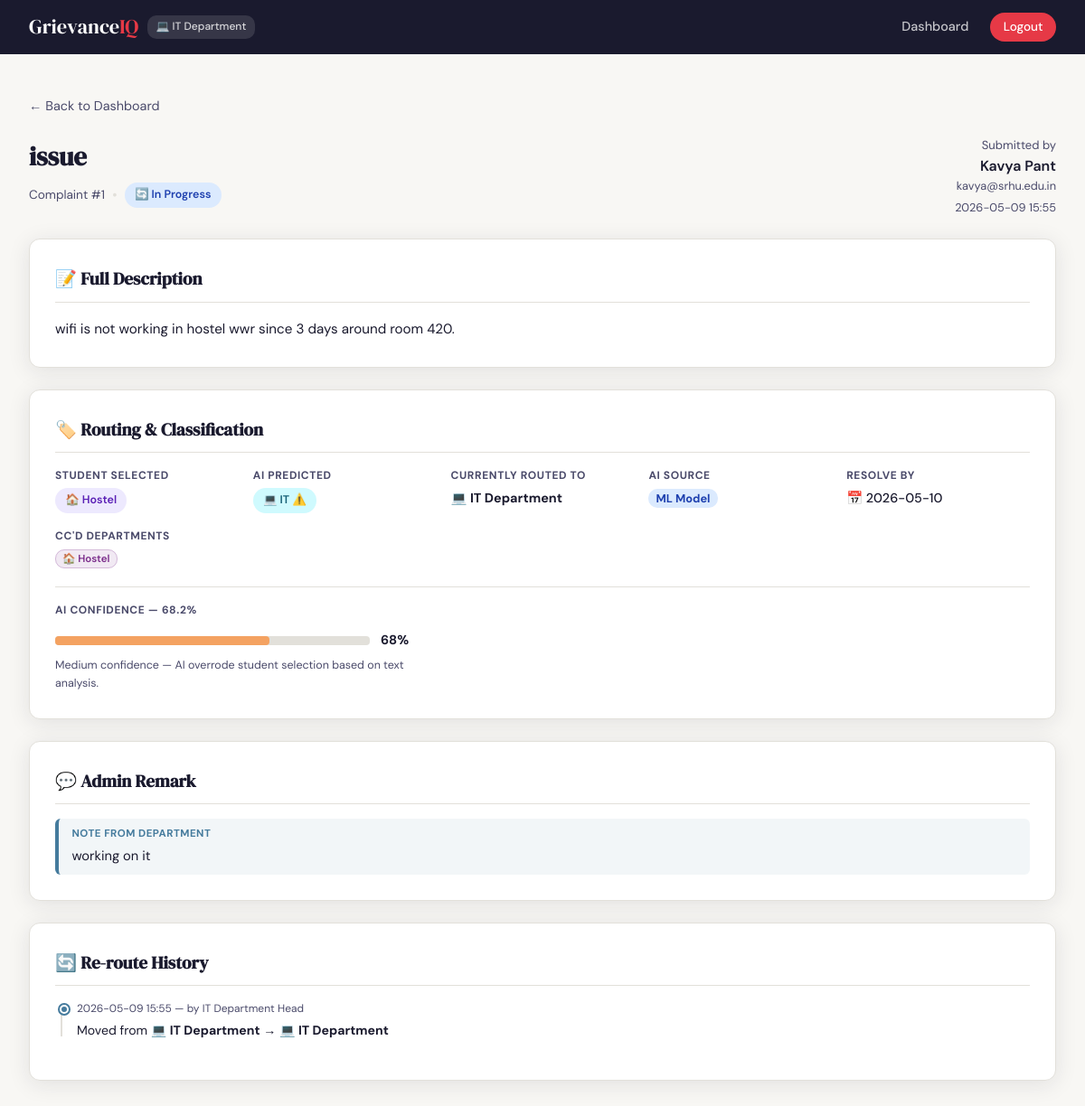
/complaint/1 (signed in), run on the app's committed database.
### tables this page shows
CREATE TABLE complaints (
        id             INTEGER PRIMARY KEY AUTOINCREMENT,
        title          TEXT    NOT NULL,
        description    TEXT    NOT NULL,
        category       TEXT    NOT NULL,
        ai_category    TEXT    NOT NULL,
        ai_confidence  REAL    DEFAULT 0.0,
        ai_source      TEXT    DEFAULT 'keyword_fallback',
        routed_to      TEXT    NOT NULL,
        status         TEXT    NOT NULL DEFAULT 'Pending',
        attachment     TEXT    DEFAULT NULL,
        admin_remark   TEXT    DEFAULT NULL,
        resolve_by     TEXT    DEFAULT NULL,
        is_overdue     INTEGER DEFAULT 0,
        user_id        INTEGER NOT NULL,
        submitted_at   TEXT    NOT NULL,
        FOREIGN KEY(user_id) REFERENCES users(id)
    );

CREATE TABLE users (
        id         INTEGER PRIMARY KEY AUTOINCREMENT,
        name       TEXT    NOT NULL,
        email      TEXT    UNIQUE NOT NULL,
        password   TEXT    NOT NULL,
        role       TEXT    NOT NULL DEFAULT 'student',
        department TEXT    DEFAULT NULL
    );

CREATE TABLE complaint_cc (
        id           INTEGER PRIMARY KEY AUTOINCREMENT,
        complaint_id INTEGER NOT NULL,
        cc_dept      TEXT    NOT NULL,
        FOREIGN KEY(complaint_id) REFERENCES complaints(id)
    );

CREATE TABLE reroute_log (
        id           INTEGER PRIMARY KEY AUTOINCREMENT,
        complaint_id INTEGER NOT NULL,
        from_dept    TEXT    NOT NULL,
        to_dept      TEXT    NOT NULL,
        rerouted_by  INTEGER NOT NULL,
        rerouted_at  TEXT    NOT NULL,
        note         TEXT    DEFAULT '',
        FOREIGN KEY(complaint_id) REFERENCES complaints(id),
        FOREIGN KEY(rerouted_by) REFERENCES users(id)
    );

### app.py (the view)
@app.route('/complaint/<int:cid>')
def complaint_detail(cid):
    if 'user_id' not in session:
        return redirect(url_for('login'))
    conn = get_db()
    c = conn.execute(
        '''SELECT c.*, u.name as student_name, u.email as student_email
           FROM complaints c JOIN users u ON c.user_id=u.id WHERE c.id=?''', (cid,)
    ).fetchone()
    if not c:
        flash('Complaint not found.', 'error')
        conn.close()
        return redirect(url_for('student_dashboard'))
    role = session['user_role']
    if role == 'student' and c['user_id'] != session['user_id']:
        flash('Access denied.', 'error')
        conn.close()
        return redirect(url_for('student_dashboard'))
    if role == 'admin':
        is_primary = (c['routed_to'] == session['user_department'])
        is_ccd     = conn.execute(
            'SELECT id FROM complaint_cc WHERE complaint_id=? AND cc_dept=?',
            (cid, session['user_department'])
        ).fetchone()
        if not is_primary and not is_ccd:
            flash('Access denied.', 'error')
            conn.close()
            return redirect(url_for('admin_dashboard'))
    reroutes = conn.execute(
        '''SELECT r.*, u.name as done_by_name
           FROM reroute_log r JOIN users u ON r.rerouted_by=u.id
           WHERE r.complaint_id=? ORDER BY r.rerouted_at ASC''', (cid,)
    ).fetchall()
    cc_rows  = conn.execute(
        'SELECT cc_dept FROM complaint_cc WHERE complaint_id=?', (cid,)
    ).fetchall()
    cc_depts = [r['cc_dept'] for r in cc_rows]
    conn.close()
    return render_template('complaint_detail.html',
        c=c, reroutes=reroutes, cc_depts=cc_depts,
        departments=DEPARTMENTS, role=role)

### app.py (called while the page is built)
def get_db():
    conn = sqlite3.connect('grievance.db')
    conn.row_factory = sqlite3.Row
    return conn

@app.context_processor
def inject_globals():
    count = 0
    if session.get('user_id') and session.get('user_role') == 'student':
        count = get_unread_count(session['user_id'])
    return dict(unread_count=count, departments=DEPARTMENTS)

### templates/complaint_detail.html (shortened to what this page needs)
{% extends "base.html" %}
{% block content %}
<div class="page">
    <div style="margin-bottom:1.25rem;">
        {% if role == 'student' %}
            <a href="{{ url_for('student_dashboard') }}" style="color:var(--ink-soft);text-decoration:none;font-size:.9rem;">← Back to My Complaints</a>
        {% else %}
            <a href="{{ url_for('admin_dashboard') }}" style="color:var(--ink-soft);text-decoration:none;font-size:.9rem;">← Back to Dashboard</a>
        {% endif %}
    </div>
    <div style="display:flex;align-items:flex-start;justify-content:space-between;flex-wrap:wrap;gap:1rem;margin-bottom:1.5rem;">
        <div>
            <h1 class="page-title" style="margin-bottom:.4rem;">{{ c.title }}</h1>
            <div style="display:flex;gap:.5rem;flex-wrap:wrap;align-items:center;">
                <span style="font-size:.85rem;color:var(--ink-soft);">Complaint #{{ c.id }}</span>
                <span style="color:var(--border);">•</span>
                {% if c.status == 'Pending' %}<span class="badge badge-pending">⏳ Pending</span>
                {% elif c.status == 'In Progress' %}<span class="badge badge-progress">🔄 In Progress</span>
                {% else %}<span class="badge badge-resolved">✅ Resolved</span>{% endif %}
            </div>
        </div>
        <div style="text-align:right;">
            <div style="font-size:.82rem;color:var(--ink-soft);">Submitted by</div>
            <div style="font-weight:600;">{{ c.student_name }}</div>
            <div style="font-size:.8rem;color:var(--ink-soft);">{{ c.student_email }}</div>
            <div style="font-size:.8rem;color:var(--ink-soft);margin-top:.2rem;">{{ c.submitted_at }}</div>
        </div>
    </div>
    <div class="detail-section">
        <h2>📝 Full Description</h2>
        <p style="font-size:.95rem;line-height:1.8;white-space:pre-wrap;color:var(--ink);">{{ c.description }}</p>
    </div>
    <div class="detail-section">
        <h2>🏷️ Routing & Classification</h2>
        <div class="detail-grid">
            <div class="detail-item">
                <label>Student Selected</label>
                <p>
                    <span class="badge badge-{{ c.category|lower }}">
                        {% if c.category in departments %}{{ departments[c.category].icon }}{% endif %}
                        {{ c.category }}
                    </span>
                </p>
            </div>
            <div class="detail-item">
                <label>AI Predicted</label>
                <p>
                    <span class="badge badge-{{ c.ai_category|lower }}">
                        {% if c.ai_category in departments %}{{ departments[c.ai_category].icon }}{% endif %}
                        {{ c.ai_category }}
                        {% if c.category != c.ai_category and c.category != 'Other' %}⚠️{% endif %}
                    </span>
                </p>
            </div>
            <div class="detail-item">
                <label>Currently Routed To</label>
                <p>
                    <span style="font-weight:700;">
                        {% if c.routed_to in departments %}{{ departments[c.routed_to].icon }}{% endif %}
                        {{ departments[c.routed_to].label if c.routed_to in departments else c.routed_to }}
                    </span>
                </p>
            </div>
            <div class="detail-item">
                <label>AI Source</label>
                <p>
                    {% if c.ai_source == 'ml_model' %}
                        <span style="background:#dbeafe;color:#1e40af;font-size:.8rem;padding:2px 8px;border-radius:10px;font-weight:700;">ML Model</span>
                    {% else %}
                        <span style="background:#f3f4f6;color:#6b7280;font-size:.8rem;padding:2px 8px;border-radius:10px;font-weight:700;">Keyword Fallback</span>
                    {% endif %}
                </p>
            </div>
            {% if c.resolve_by %}
            <div class="detail-item">
                <label>Resolve By</label>
                <p class="{% if c.is_overdue %}overdue-date{% endif %}">📅 {{ c.resolve_by }}</p>
            </div>
            {% endif %}
            {% if cc_depts %}
            <div class="detail-item">
                <label>CC'd Departments</label>
                <p>
                    {% for dept in cc_depts %}
                        <span class="badge-cc-dept">{{ departments[dept].icon }} {{ dept }}</span>
                    {% endfor %}
                </p>
            </div>
            {% endif %}
        </div>
        <div style="margin-top:1.25rem;padding-top:1rem;border-top:1px solid var(--border);">
            <div style="font-size:.75rem;font-weight:700;color:var(--ink-soft);text-transform:uppercase;letter-spacing:.05em;margin-bottom:.75rem;">
                AI Confidence — {{ "%.1f"|format(c.ai_confidence * 100) }}%
            </div>
            <div style="max-width:400px;">
                <div style="display:flex;align-items:center;gap:.75rem;">
                    <div style="flex:1;background:var(--border);border-radius:4px;height:10px;">
                        <div style="width:{{ [c.ai_confidence*100, 100]|min }}%;height:10px;border-radius:4px;
                            background:{% if c.ai_confidence >= 0.75 %}#10b981{% elif c.ai_confidence >= 0.5 %}#f4a261{% else %}#e63946{% endif %};">
                        </div>
                    </div>
                    <span style="font-weight:700;font-size:.9rem;width:40px;">{{ "%.0f"|format(c.ai_confidence*100) }}%</span>
                </div>
                <div style="font-size:.78rem;color:var(--ink-soft);margin-top:.4rem;">
                    {% if c.ai_confidence >= 0.75 %}High confidence — AI is very certain about this classification.
                    {% elif c.ai_confidence >= 0.45 %}Medium confidence — AI overrode student selection based on text analysis.
                    {% else %}Low confidence — complaint was routed based on student's selection.{% endif %}
                </div>
            </div>
        </div>
    </div>
    {% if c.admin_remark %}
    <div class="detail-section">
        <h2>💬 Admin Remark</h2>
        <div class="admin-remark-box" style="margin-top:0;">
            <span class="remark-label">Note from department</span>
            <p style="font-size:.92rem;color:var(--ink);margin-top:.25rem;">{{ c.admin_remark }}</p>
        </div>
    </div>
    {% endif %}
    {% if reroutes %}
    <div class="detail-section">
        <h2>🔄 Re-route History</h2>
        <ul class="timeline">
            {% for r in reroutes %}
            <li>
                <div class="timeline-time">{{ r.rerouted_at }} — by {{ r.done_by_name }}</div>
                <div class="timeline-text">
                    Moved from
                    <strong>{{ departments[r.from_dept].icon if r.from_dept in departments else '' }} {{ departments[r.from_dept].label if r.from_dept in departments else r.from_dept }}</strong>
                    →
                    <strong>{{ departments[r.to_dept].icon if r.to_dept in departments else '' }} {{ departments[r.to_dept].label if r.to_dept in departments else r.to_dept }}</strong>
                </div>
            </li>
            {% endfor %}
        </ul>
    </div>
    {% else %}
    <div class="detail-section">
        <h2>🔄 Re-route History</h2>
        <p style="color:var(--ink-soft);font-size:.9rem;">No re-routes — complaint went directly to {{ departments[c.routed_to].label if c.routed_to in departments else c.routed_to }}.</p>
    </div>
    {% endif %}
</div>
{% endblock %}

### templates/base.html (style rules this page uses)
*, *::before, *::after { box-sizing: border-box; margin: 0; padding: 0; }
:root { --ink: #1a1a2e; --ink-soft: #4a4a6a; --surface: #f8f7f4; --white: #ffffff; --accent: #e63946; --accent2: #457b9d; --accent3: #2a9d8f; --warn: #f4a261; --border: #e2e0da; --shadow: 0 4px 24px rgba(26,26,46,.10); --radius: 12px; }
body { font-family: 'DM Sans', sans-serif; background: var(--surface); color: var(--ink); min-height: 100vh; line-height: 1.6; }
.page { padding: 2rem; max-width: 1200px; margin: 0 auto; }
.badge { display: inline-block; padding: .25rem .7rem; border-radius: 20px; font-size: .78rem; font-weight: 600; }
.badge-progress { background: #dbeafe; color: #1e40af; }
.badge-hostel { background: #ede9fe; color: #5b21b6; }
.badge-it { background: #cffafe; color: #155e75; }
label { display: block; font-size: .88rem; font-weight: 600; margin-bottom: .4rem; }
.page-title { font-family: 'DM Serif Display', serif; font-size: 1.8rem; color: var(--ink); margin-bottom: .25rem; }
.admin-remark-box { background: rgba(69,123,157,.07); border-left: 4px solid var(--accent2); border-radius: 6px; padding: .5rem .9rem; margin-top: .35rem; }
.remark-label { font-size: .72rem; font-weight: 700; color: var(--accent2); text-transform: uppercase; letter-spacing: .04em; display: block; margin-bottom: .15rem; }
.badge-cc-dept { background: rgba(123,45,139,.10); color: #7b2d8b; border: 1px solid rgba(123,45,139,.25); font-size: .72rem; padding: 2px 7px; border-radius: 10px; margin-right: 3px; font-weight: 600; }
.detail-section { background: var(--white); border: 1px solid var(--border); border-radius: var(--radius); box-shadow: var(--shadow); padding: 1.75rem; margin-bottom: 1.5rem; }
.detail-section h2 { font-family: 'DM Serif Display', serif; font-size: 1.2rem; margin-bottom: 1rem; padding-bottom: .6rem; border-bottom: 1px solid var(--border); }
.detail-grid { display: grid; grid-template-columns: repeat(auto-fit, minmax(200px, 1fr)); gap: 1rem; }
.detail-item label { font-size: .75rem; font-weight: 700; color: var(--ink-soft); text-transform: uppercase; letter-spacing: .05em; margin-bottom: .2rem; }
.detail-item p { font-size: .9rem; color: var(--ink); font-weight: 500; }
.timeline { list-style: none; position: relative; padding-left: 1.5rem; }
.timeline::before { content:''; position:absolute; left:6px; top:4px; bottom:4px; width:2px; background: var(--border); }
.timeline li { position: relative; margin-bottom: 1rem; }
.timeline li::before { content:''; position:absolute; left:-1.2rem; top:5px; width:10px; height:10px; border-radius:50%; background: var(--accent2); border: 2px solid var(--white); box-shadow: 0 0 0 2px var(--accent2); }
.timeline-time { font-size: .75rem; color: var(--ink-soft); margin-bottom: .15rem; }
.timeline-text { font-size: .88rem; color: var(--ink); }

### data on the page
complaints: title "issue", id "1", submitted_at "2026-05-09 15:55", description "wifi is not working in hostel wwr since 3 days around room 420.", category "🏠", category "Hostel", ai_category "💻", ai_category "IT", routed_to "💻", routed_to "IT Department", resolve_by "2026-05-10", c.ai_confidence*100 "68.2", c.ai_confidence*100 "68", admin_remark "working on it"
users: student_name "Kavya Pant", student_email "kavya@srhu.edu.in"
complaint_cc: cc_dept "🏠", cc_dept "Hostel"
reroute_log: rerouted_at "2026-05-09 15:55", done_by_name "IT Department Head", from_dept "💻", from_dept "IT Department", to_dept "💻", to_dept "IT Department"

### other printed values
{{ departments[session.user_department].icon }} "💻"
{{ departments[session.user_department].label }} "IT Department"
